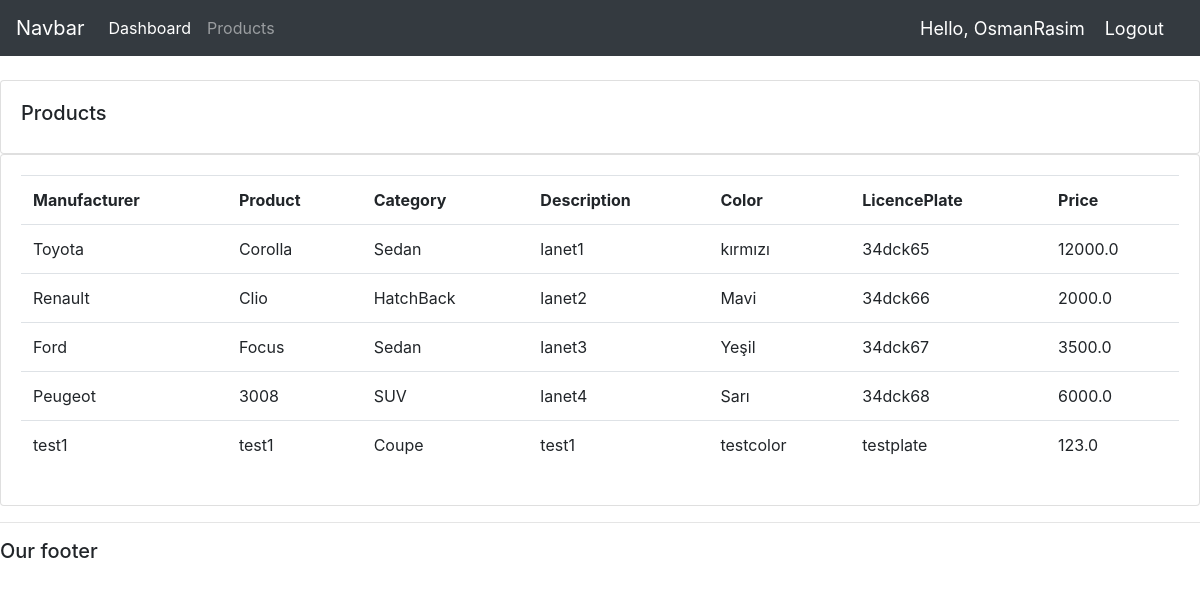
The page /products/ (signed in) on the database its author committed.
### accounts/models.py (models this page shows, shortened)
class Product(models.Model):
	CATEGORY = (
			 ('Sedan','Sedan'),
			 ('Coupe','Coupe'),
			 ('Sports Car','Sports Car'),
			 ('Station Wagon','Station Wagon'),
			 ('HatchBack','HatchBack'),
			 ('Convertible','Convertible'),
			 ('SUV','SUV'),
			 ('Minivan','Minivan'),
			 ('Pickup Truck','Pickup Truck'),
		 	 )
	name = models.CharField(max_length=200, null=True)
	manufacturer = models.CharField(max_length=200, null=True)
	price = models.FloatField(null=True)
	category =  models.CharField(max_length=200, null=True, choices=CATEGORY)
	description =  models.CharField(max_length=200, null=True, blank=True)
	color =  models.CharField(max_length=200, null=True)
	licenceplate = models.CharField(max_length=200, null=True)
	date_created = models.DateTimeField(auto_now_add=True, null=True)
	tags = models.ManyToManyField(Tag)

### accounts/views.py (the view)
# urls.py: path('products/', views.products, name='products'),
@login_required(login_url='login')
def products(request):
    products = Product.objects.all()
    return render(request, 'accounts/products.html', {'products':products})

### accounts/templates/accounts/products.html
{% extends 'accounts/main.html' %}
{% block content %}
<br>
<div class="row">
    <div class="col-md">
        <div class="card card-body">
            <h5>Products</h5>
        </div>
        <div class="card card-body">
            <table class="table">
                <tr>
                    <th>Manufacturer</th>
                    <th>Product</th>
                    <th>Category</th>
                    <th>Description</th>
                    <th>Color</th>
                    <th>LicencePlate</th>
                    <th>Price</th>
                </tr>
                {% for i in products %}
                    <tr>
                        <td>{{i.manufacturer}}</td>
                        <td>{{i.name}}</td>
                        <td>{{i.category}}</td>
                        <td>{{i.description}}</td>
                        <td>{{i.color}}</td>
                        <td>{{i.licenceplate}}</td>
                        <td>{{i.price}}</td>
                    </tr>
                {% endfor %}
            </table>
        </div>
    </div>
</div>
{% endblock content %}

### accounts/templates/accounts/navbar.html (shortened to what this page needs)
{% load static %}
<nav class="navbar navbar-expand-lg navbar-dark bg-dark">
  <a class="navbar-brand" href="#">Navbar</a>
  <div class="collapse navbar-collapse" id="navbarNav">
    <ul class="navbar-nav">
      <li class="nav-item active">
        <a class="nav-link" href="{% url 'home' %}">Dashboard </a>
      </li>
      <li class="nav-item">
        <a class="nav-link" href="{% url 'products' %}">Products</a>
      </li>
    </ul>
  </div>
  <span class="hello-msg">Hello, {{request.user}}</span>
  <span> <a class="hello-msg" href="{% url 'logout' %}">Logout</a></span>
</nav>

### accounts/templates/accounts/navbar.html (style rules this page uses)
.hello-msg { font-size: 18px; color: #fff; margin-right: 20px; }

### rows shown on the page
Product: manufacturer "Toyota", name "Corolla", category "Sedan", description "lanet1", color "kırmızı", licenceplate "34dck65", price "12000.0"
Product: manufacturer "Renault", name "Clio", category "HatchBack", description "lanet2", color "Mavi", licenceplate "34dck66", price "2000.0"
Product: manufacturer "Ford", name "Focus", category "Sedan", description "lanet3", color "Yeşil", licenceplate "34dck67", price "3500.0"
Product: manufacturer "Peugeot", name "3008", category "SUV", description "lanet4", color "Sarı", licenceplate "34dck68", price "6000.0"
Product: manufacturer "test1", name "test1", category "Coupe", description "test1", color "testcolor", licenceplate "testplate", price "123.0"

### other values the page prints
{{ request.user }} "OsmanRasim"
